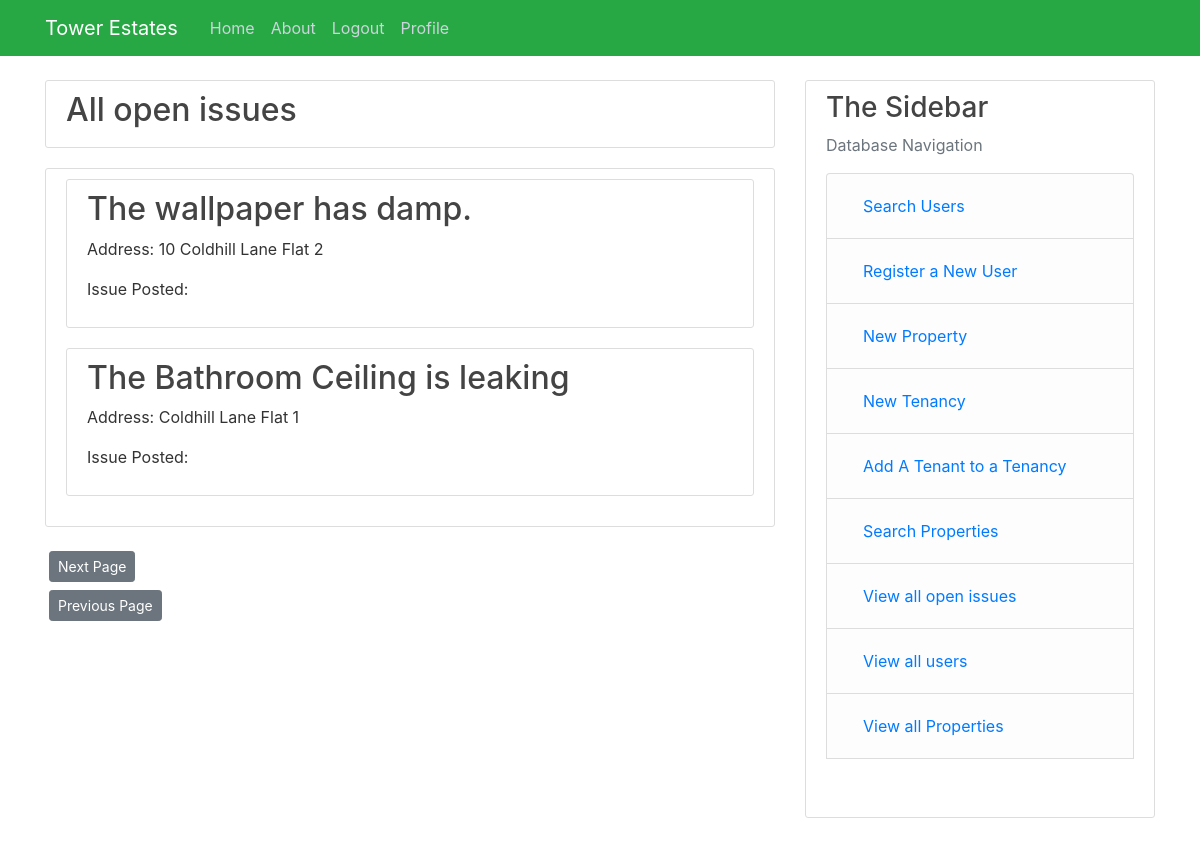
Before: /all_issues (signed in) with the older database file.
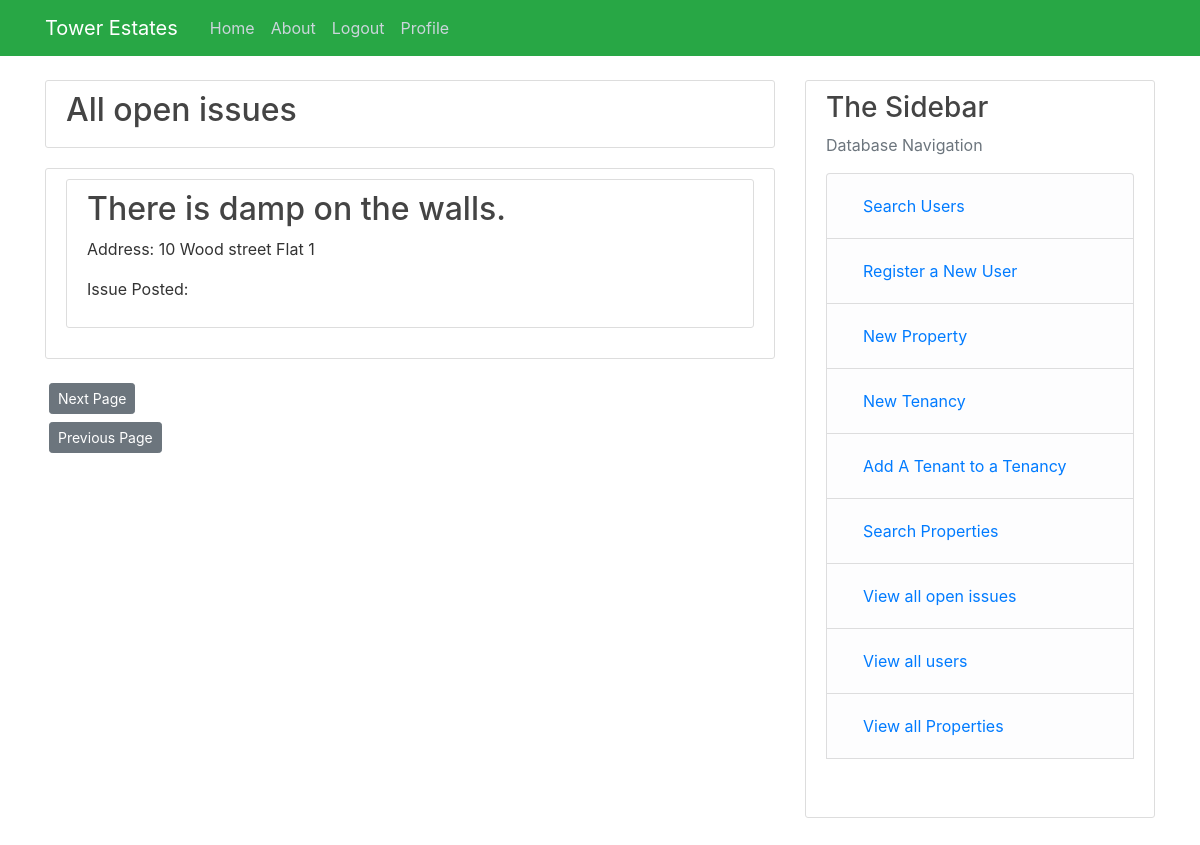
After: the same page with the newer database file.
### Tower/models.py (models this page shows, shortened)
class Issue(db.Model):  # Issue table
    issue_id = db.Column(db.Integer, primary_key=True)
    summary = db.Column(db.String(100), nullable=False)
    content = db.Column(db.String(500), nullable=False)
    approved = db.Column(db.Boolean, default=False)
    opened = db.Column(db.DateTime, nullable=False, default=datetime.utcnow())
    closed = db.Column(db.Boolean, default=False)
    property_id = db.Column(db.Integer, db.ForeignKey("properties.property_id"), nullable=False)
    jobs = db.relationship("Jobs", backref="Issue", lazy=True, cascade="all, delete-orphan")
    notes = db.relationship("Issue_Notes", backref="Issue", lazy=True, cascade="all, delete-orphan")

class Properties(db.Model):  # Properties table
    property_id = db.Column(db.Integer, primary_key=True)
    address_line_1 = db.Column(db.String(35), nullable=False)
    address_line_2 = db.Column(db.String(20), nullable=True, default=" ")
    postcode = db.Column(db.String(10), nullable=False)
    landlord_id = db.Column(db.Integer, db.ForeignKey("user.user_id"), nullable=False)
    issue = db.relationship("Issue",cascade="all, delete-orphan", backref="Properties", lazy=True)

### Tower/routes.py (the view)
@app.route("/all_issues")  # Outputs all issues
@login_required
def all_issues():
    if current_user.role != ("Admin"):
        abort(403)
    page = request.args.get("page", 1, type=int)  # Page for pagination
    query = db.session.query(Issue, Properties).filter(Issue.closed == False).outerjoin(Properties,
                                                          Properties.property_id == Issue.property_id).order_by(
        Issue.issue_id.desc())
    issues = query.paginate(page, per_page=10)
    next_url = url_for("all_issues", page=issues.next_num) \
        if issues.has_next else None
    prev_url = url_for("all_issues", page=issues.prev_num) \
        if issues.has_prev else None
    return render_template("all_issues.html", title="View all issues", issues=issues, next_url=next_url,
                           prev_url=prev_url, page=page)

### Tower/models.py (called while the page is built)
@login_manager.user_loader
def load_user(user_id):
    return User.query.get(int(user_id))

### Tower/templates/all_issues.html
{% extends "layout.html" %}
{% block content %}
<div class="content-section">
    <h2>All open issues</h2>
</div>
<div class="content-section">
    {% for content in issues.items %}
    <div class="content-section">
        <h2><a class="article-title" href="{{ url_for('Issue_page', issue_id=content.Issue.issue_id) }} ">{{content.Issue.summary}}</a></h2>
        <p>Address: {{content.Properties.address_line_1}} {{content.Properties.address_line_2}} </p>
        <p>Issue Posted: {{content.Issue.post_time}}</p>
    </div>
    {% endfor %}
</div>
<div>
    <a class="btn btn-secondary btn-sm m-1" href=" {{next_url}}">Next Page</a>
</div>
<div>
    <a class="btn btn-secondary btn-sm m-1" href=" {{prev_url}}">Previous Page</a>
</div>
{% endblock content %}

Changed rows visible on the page:
removed Issue: Issue.summary "The wallpaper has damp.", Properties.address_line_1 "10 Coldhill Lane", Properties.address_line_2 "Flat 2"
no longer on this page (row edited): Issue: Issue.summary "The Bathroom Ceiling is leaking", Properties.address_line_1 "Coldhill Lane", Properties.address_line_2 "Flat 1"
added Issue: Issue.summary "There is damp on the walls.", Properties.address_line_1 "10 Wood street", Properties.address_line_2 "Flat 1"
